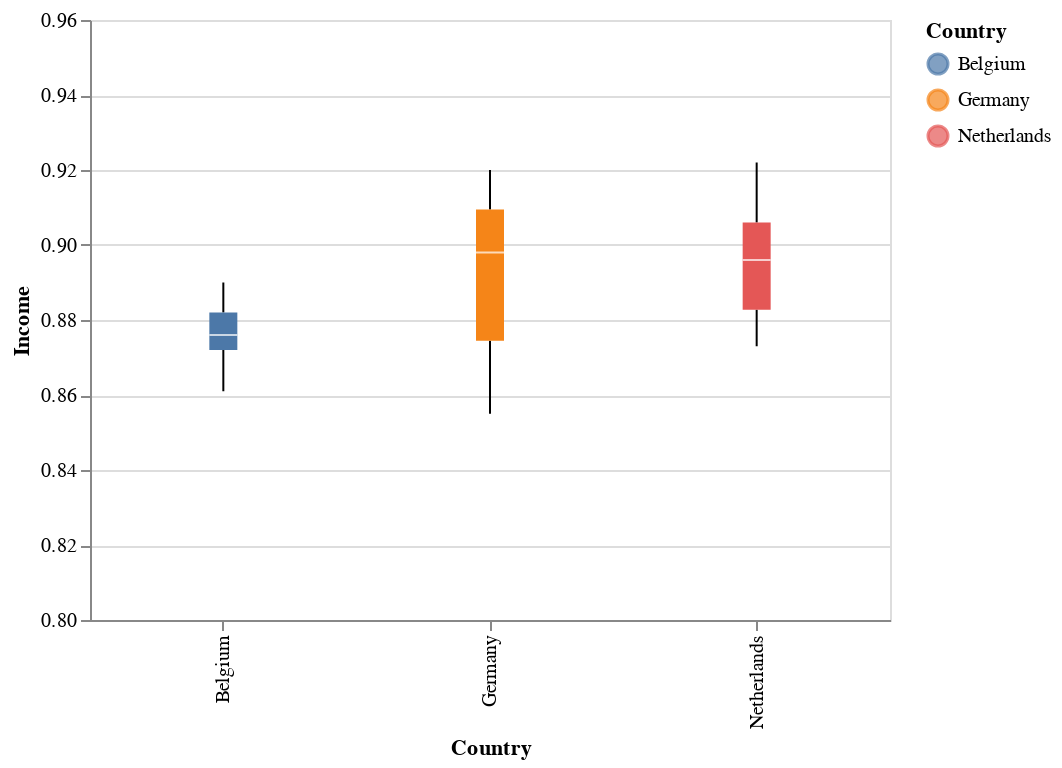

The notebook cell saved with this chart:
### Markdown cell above
All three countries show a generally increasing trend in income composition of resources over the years. Compared to the Netherlands and Germany, Belgium reported a lower income from the year 2006.

### Code cell
box_plot = alt.Chart(Sel_HF_cleaned).mark_boxplot().encode(
    x='Country',
    y=alt.Y('Income:Q', title='Income', scale=alt.Scale(domain=[0.8, 0.96])),
    color='Country'
).properties(width=400)  # Adjust the width

box_plot

### Figure 1 — Vega-Lite specification as saved in the notebook (floating-point values rounded to 4 significant figures)
{"config": {"view": {"continuousWidth": 400, "continuousHeight": 300}}, "data": {"name": "data-00c488a36e694e75cb02b1c8f6744f67"}, "mark": "boxplot", "encoding": {"color": {"field": "Country", "type": "nominal"}, "x": {"field": "Country", "type": "nominal"}, "y": {"field": "Income", "scale": {"domain": [0.8, 0.96]}, "title": "Income", "type": "quantitative"}}, "width": 400, "$schema": "https://vega.github.io/schema/vega-lite/v4.17.0.json", "datasets": {"data-00c488a36e694e75cb02b1c8f6744f67": [{"Country": "Belgium", "Year": 2014, "Income": 0.89, "Alcohol": 12.6}, {"Country": "Belgium", "Year": 2013, "Income": 0.889, "Alcohol": 11.77}, {"Country": "Belgium", "Year": 2012, "Income": 0.886, "Alcohol": 10.08}, {"Country": "Belgium", "Year": 2011, "Income": 0.884, "Alcohol": 10.11}, {"Country": "Belgium", "Year": 2010, "Income": 0.878, "Alcohol": 10.22}, {"Country": "Belgium", "Year": 2009, "Income": 0.876, "Alcohol": 10.05}, {"Country": "Belgium", "Year": 2008, "Income": 0.874, "Alcohol": 10.47}, {"Country": "Belgium", "Year": 2007, "Income": 0.871, "Alcohol": 10.25}, {"Country": "Belgium", "Year": 2006, "Income": 0.865, "Alcohol": 10.98}, {"Country": "Belgium", "Year": 2005, "Income": 0.861, "Alcohol": 12.27}, {"Country": "Belgium", "Year": 2004, "Income": 0.88, "Alcohol": 12.05}, {"Country": "Belgium", "Year": 2003, "Income": 0.878, "Alcohol": 11.28}, {"Country": "Belgium", "Year": 2002, "Income": 0.875, "Alcohol": 11.29}, {"Country": "Belgium", "Year": 2001, "Income": 0.873, "Alcohol": 11.01}, {"Country": "Belgium", "Year": 2000, "Income": 0.869, "Alcohol": 11.21}, {"Country": "Germany", "Year": 2014, "Income": 0.92, "Alcohol": 11.03}, {"Country": "Germany", "Year": 2013, "Income": 0.919, "Alcohol": 10.94}, {"Country": "Germany", "Year": 2012, "Income": 0.916, "Alcohol": 11.18}, {"Country": "Germany", "Year": 2011, "Income": 0.912, "Alcohol": 11.2}, {"Country": "Germany", "Year": 2010, "Income": 0.907, "Alcohol": 11.2}, {"Country": "Germany", "Year": 2009, "Income": 0.906, "Alcohol": 11.22}, {"Country": "Germany", "Year": 2008, "Income": 0.903, "Alcohol": 11.36}, {"Country": "Germany", "Year": 2007, "Income": 0.898, "Alcohol": 11.5}, {"Country": "Germany", "Year": 2006, "Income": 0.892, "Alcohol": 11.76}, {"Country": "Germany", "Year": 2005, "Income": 0.884, "Alcohol": 11.67}, {"Country": "Germany", "Year": 2004, "Income": 0.877, "Alcohol": 11.83}, {"Country": "Germany", "Year": 2003, "Income": 0.872, "Alcohol": 11.92}, {"Country": "Germany", "Year": 2002, "Income": 0.867, "Alcohol": 12.25}, {"Country": "Germany", "Year": 2001, "Income": 0.86, "Alcohol": 12.46}, {"Country": "Germany", "Year": 2000, "Income": 0.855, "Alcohol": 12.91}, {"Country": "Netherlands", "Year": 2013, "Income": 0.922, "Alcohol": 8.68}, {"Country": "Netherlands", "Year": 2012, "Income": 0.921, "Alcohol": 9.05}, {"Country": "Netherlands", "Year": 2011, "Income": 0.911, "Alcohol": 8.96}, {"Country": "Netherlands", "Year": 2010, "Income": 0.906, "Alcohol": 9.33}, {"Country": "Netherlands", "Year": 2009, "Income": 0.906, "Alcohol": 9.23}, {"Country": "Netherlands", "Year": 2008, "Income": 0.905, "Alcohol": 9.62}, {"Country": "Netherlands", "Year": 2007, "Income": 0.899, "Alcohol": 9.53}, {"Country": "Netherlands", "Year": 2006, "Income": 0.893, "Alcohol": 9.79}, {"Country": "Netherlands", "Year": 2005, "Income": 0.888, "Alcohol": 9.69}, {"Country": "Netherlands", "Year": 2004, "Income": 0.885, "Alcohol": 9.56}, {"Country": "Netherlands", "Year": 2003, "Income": 0.881, "Alcohol": 9.56}, {"Country": "Netherlands", "Year": 2002, "Income": 0.882, "Alcohol": 9.68}, {"Country": "Netherlands", "Year": 2001, "Income": 0.878, "Alcohol": 9.95}, {"Country": "Netherlands", "Year": 2000, "Income": 0.873, "Alcohol": 10.06}]}}
